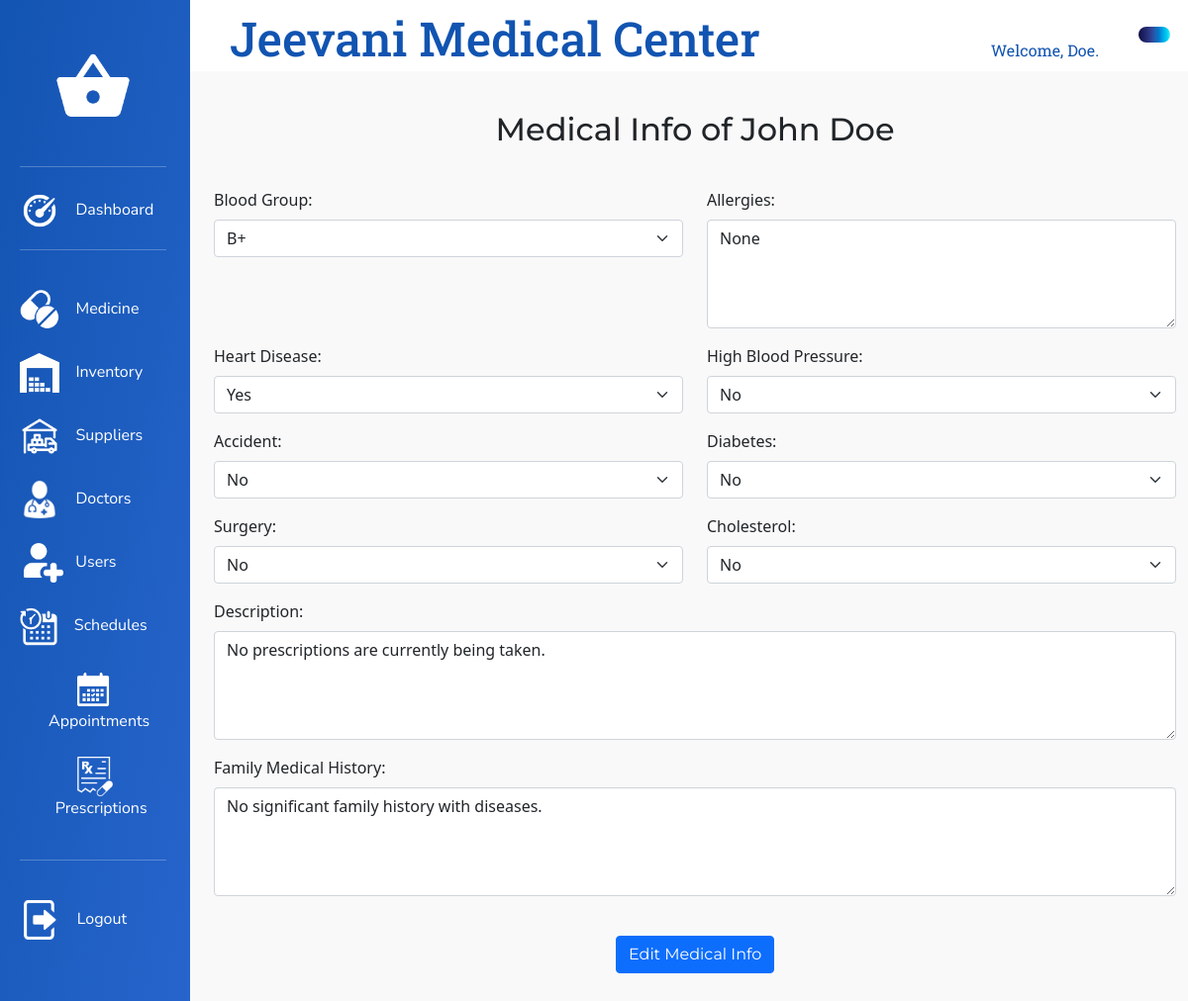
Page /View/PatientMedicalInfo.php?id=1 (signed in) on the committed database.
### tables this page shows
CREATE TABLE `user` (
  `user_id` int(11) NOT NULL,
  `user_fname` varchar(256) NOT NULL,
  `user_lname` varchar(256) NOT NULL,
  `user_address` text DEFAULT 'N/A',
  `user_dob` date NOT NULL,
  `user_email` varchar(128) NOT NULL,
  `user_nic` varchar(12) NOT NULL,
  `user_password` varchar(256) NOT NULL,
  `user_role_id` int(11) NOT NULL,
  `user_attached_info_id` int(11) DEFAULT NULL,
  `user_status` int(11) NOT NULL DEFAULT 1
);

CREATE TABLE `patientdata` (
  `patientdata_id` int(11) NOT NULL,
  `patientdata_bloodGroup` enum('O+','O-','A+','A-','B+','B-','AB+','AB-') NOT NULL,
  `patientdata_allergies` text DEFAULT NULL,
  `patientdata_heartDisease` tinyint(1) NOT NULL,
  `patientdata_highBloodPressure` tinyint(1) NOT NULL,
  `patientdata_accident` tinyint(1) NOT NULL,
  `patientdata_diabetes` tinyint(1) NOT NULL,
  `patientdata_surgery` tinyint(1) NOT NULL,
  `patientdata_cholesterol` tinyint(1) NOT NULL,
  `patientdata_description` text NOT NULL,
  `patientdata_history` text NOT NULL,
  `patientdata_status` int(11) NOT NULL DEFAULT 1
);

### View/PatientMedicalInfo.php (the view, shortened to what the rows shown need)
<?php
require_once "../Model/Session.php";
require_once "../Model/PatientMedicalInfoInitializationModel.php";
$id = $_REQUEST["id"];
$patient = getUser($id);
$patientDataExists = $patient['user_attached_info_id'];
if($patientDataExists == null){
    $patientDataExists = false;
}else{
    $patientDataExists = true;
}
if($patientDataExists){
    $patientData = getPatientData($patient['user_attached_info_id']);
}
?>
<!DOCTYPE html>
<html lang="en">
<head>
    <link rel="stylesheet" type="text/css" href="../bootstrap/bootstrap-5.0.2-dist/css/bootstrap.min.css">
    <link rel="stylesheet" type="text/css" href="../CSS/MedicalInfoStyles.css">
	<link rel="stylesheet" type="text/css" href="../CSS/AdminDashboardStyles.css">
    <link rel="stylesheet" type="text/css" href="../CSS/CommonDashboardStyles.css">
    <link rel="stylesheet" type="text/css" href="../CSS/Utilities.css">
</head>
<body>
    <div class="container-fluid">
        <div class="row">
            <div class="col-10">
                <div class="row">
                    <div class="col-12 title-content">
                        <h1 class="title-text">Jeevani Medical Center</h1>
                    </div>
                </div>
                <div class="row">
                    <div class="col-12 main-content">
                        <div class="row">
                            <div class="col-12">
                                <h2 class="TitleTxt">Medical Info of <?php echo($patient['user_fname'] . " " . $patient['user_lname']); ?></h2>
                            </div>
                        </div>
                        <div class="row">
                            <form action="../Controller/PatientMedicalInfoController.php?status=true" method="post" class="mt-4">
                                <div class="row mb-3">
                                    <div class="col-md-6">
                                        <label for="bloodGroup" class="form-label">Blood Group:</label>
                                        <select id="bloodGroup" name="bloodGroup" class="form-select" <?php echo $patientData['patientdata_bloodGroup'] ? 'readonly' : ''; ?> <?php echo $userRole == 'Patient' ? 'readonly' : ''; ?>>
                                            <option value="B+" <?php echo ($patientData['patientdata_bloodGroup'] == 'B+') ? 'selected' : ''; ?>>B+</option>
                                        </select>
                                    </div>
                                    <div class="col-md-6">
                                        <label for="allergies" class="form-label">Allergies:</label>
                                        <textarea id="allergies" name="allergies" rows="4" class="form-control" <?php echo $userRole == 'Patient' ? 'readonly' : ''; ?>><?php echo $patientData['patientdata_allergies']; ?></textarea>
                                    </div>
                                </div>
                                <div class="row mb-3">
                                    <div class="col-md-6">
                                        <label for="heartDisease" class="form-label">Heart Disease:</label>
                                        <select id="heartDisease" name="heartDisease" class="form-select" <?php echo $userRole == 'Patient' ? 'readonly' : ''; ?>>
                                            <option value="1" <?php echo $patientData['patientdata_heartDisease'] ? 'selected' : ''; ?>>Yes</option>
                                        </select>
                                    </div>
                                    <div class="col-md-6">
                                        <label for="highBloodPressure" class="form-label">High Blood Pressure:</label>
                                        <select id="highBloodPressure" name="highBloodPressure" class="form-select" <?php echo $userRole == 'Patient' ? 'readonly' : ''; ?>>
                                            <option value="0" <?php echo !$patientData['patientdata_highBloodPressure'] ? 'selected' : ''; ?>>No</option>
                                        </select>
                                    </div>
                                </div>
                                <div class="row mb-3">
                                    <div class="col-md-6">
                                        <label for="accident" class="form-label">Accident:</label>
                                        <select id="accident" name="accident" class="form-select" <?php echo $userRole == 'Patient' ? 'readonly' : ''; ?>>
                                            <option value="0" <?php echo !$patientData['patientdata_accident'] ? 'selected' : ''; ?>>No</option>
                                        </select>
                                    </div>
                                    <div class="col-md-6">
                                        <label for="diabetes" class="form-label">Diabetes:</label>
                                        <select id="diabetes" name="diabetes" class="form-select" <?php echo $userRole == 'Patient' ? 'readonly' : ''; ?>>
                                            <option value="0" <?php echo !$patientData['patientdata_diabetes'] ? 'selected' : ''; ?>>No</option>
                                        </select>
                                    </div>
                                </div>
                                <div class="row mb-3">
                                    <div class="col-md-6">
                                        <label for="surgery" class="form-label">Surgery:</label>
                                        <select id="surgery" name="surgery" class="form-select" <?php echo $userRole == 'Patient' ? 'readonly' : ''; ?>>
                                            <option value="0" <?php echo !$patientData['patientdata_surgery'] ? 'selected' : ''; ?>>No</option>
                                        </select>
                                    </div>
                                    <div class="col-md-6">
                                        <label for="cholesterol" class="form-label">Cholesterol:</label>
                                        <select id="cholesterol" name="cholesterol" class="form-select" <?php echo $userRole == 'Patient' ? 'readonly' : ''; ?>>
                                            <option value="0" <?php echo !$patientData['patientdata_cholesterol'] ? 'selected' : ''; ?>>No</option>
                                        </select>
                                    </div>
                                </div>
                                <div class="row mb-3">
                                    <div class="col-12">
                                        <label for="description" class="form-label">Description:</label>
                                        <textarea id="description" name="description" rows="4" class="form-control" <?php echo $userRole == 'Patient' ? 'readonly' : ''; ?>><?php echo $patientData['patientdata_description']; ?></textarea>
                                    </div>
                                </div>
                                <div class="row mb-3">
                                    <div class="col-12">
                                        <label for="familyHistory" class="form-label">Family Medical History:</label>
                                        <textarea id="familyHistory" name="familyHistory" rows="4" class="form-control" <?php echo $userRole == 'Patient' ? 'readonly' : ''; ?>><?php echo $patientData['patientdata_history']; ?></textarea>
                                    </div>
                                </div>
                            </form>
                        </div>
                    </div>
                </div>
            </div>
        </div>
    </div>
</body>
</html>

### rows in the picture
user: user_fname "John", user_lname "Doe"
patientdata: bloodGroup "B+", allergies "None", heartDisease "Yes", highBloodPressure "No", accident "No", diabetes "No", surgery "No", cholesterol "No", description "No prescriptions are currently being taken.", familyHistory "No significant family history with diseases."

### other values in the picture
$userName "Doe"
